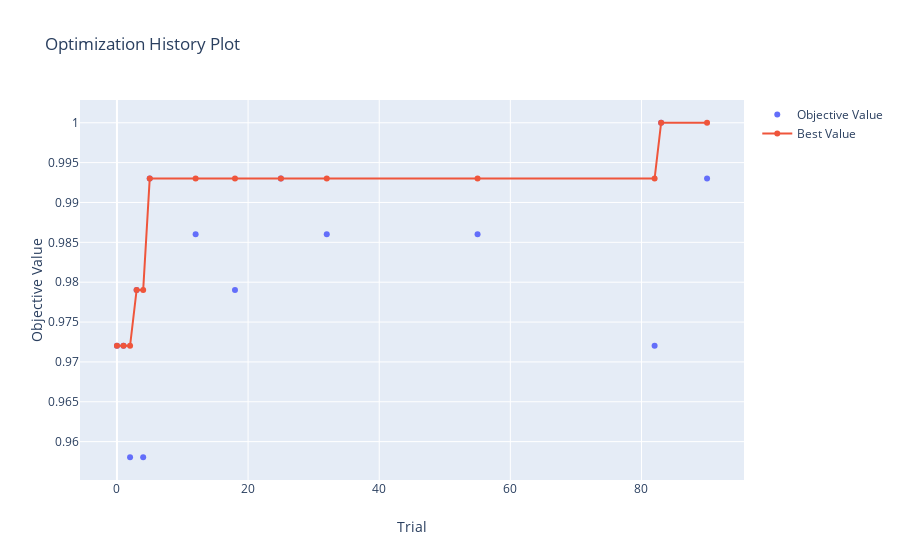

The notebook cell this image was saved under:
### Code cell
plot_optimization_history(study)

### Figure 1 — Plotly figure (JSON) as saved in the notebook; plotly's stock layout.template omitted (floating-point values rounded to 4 significant figures)
{"data": [{"mode": "markers", "name": "Objective Value", "type": "scatter", "x": [0, 1, 2, 3, 4, 5, 12, 18, 25, 32, 55, 82, 83, 90], "y": [0.972, 0.972, 0.958, 0.979, 0.958, 0.993, 0.986, 0.979, 0.993, 0.986, 0.986, 0.972, 1, 0.993]}, {"name": "Best Value", "type": "scatter", "x": [0, 1, 2, 3, 4, 5, 12, 18, 25, 32, 55, 82, 83, 90], "y": [0.972, 0.972, 0.972, 0.979, 0.979, 0.993, 0.993, 0.993, 0.993, 0.993, 0.993, 0.993, 1, 1]}], "layout": {"title": {"text": "Optimization History Plot"}, "xaxis": {"title": {"text": "Trial"}}, "yaxis": {"title": {"text": "Objective Value"}}}}
